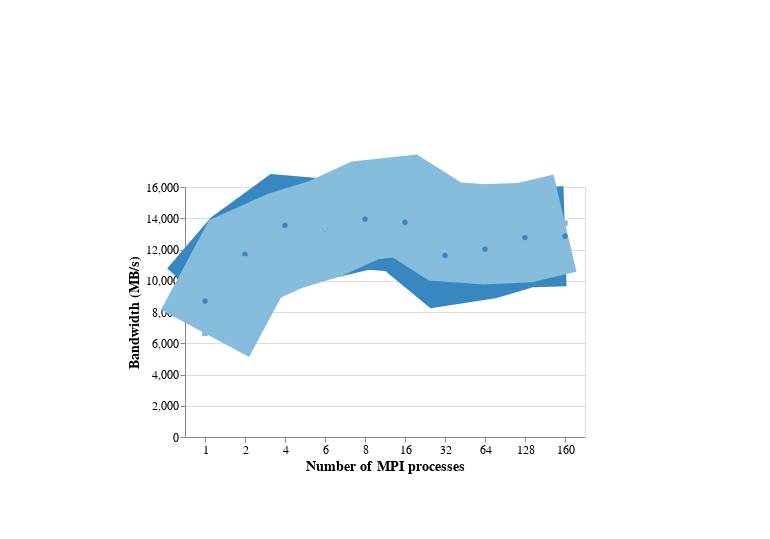

The notebook cell saved with this chart:
### Code cell
alt.Chart(df_fpp).mark_line(point=True, size=100).encode(
    alt.X('np:N', axis=alt.Axis(title="Number of MPI processes",
                                 labelAngle=0)),
    alt.Y('bandwidth:Q', axis=alt.Axis(title="Bandwidth (MB/s)", tickCount=6, labelAngle=0)),
    color=alt.Color('mode:O',legend=None),
    shape=alt.Shape('mode', scale=alt.Scale(range=['square', 'circle']))
).properties(height=250, width=400)

### Figure 1 — Vega-Lite specification as saved in the notebook (floating-point values rounded to 4 significant figures)
{"$schema": "https://vega.github.io/schema/vega-lite/v2.6.0.json", "config": {"axis": {"labelFont": "SF Mono", "labelFontSize": 12, "titleFont": "SF Mono", "titleFontSize": 14}, "header": {"labelFont": "SF Mono", "labelFontSize": 11, "titleFont": "SF Mono", "titleFontSize": 11}, "legend": {"labelFont": "SF Mono", "labelFontSize": 11, "titleFont": "SF Mono", "titleFontSize": 12}, "text": {"font": "SF Mono", "fontSize": 12}, "title": {"font": "SF Mono", "fontSize": 14}, "view": {"height": 400, "width": 500}}, "data": {"name": "data-06e56aa4ef6d5b80a0864a751a3670b7"}, "datasets": {"data-06e56aa4ef6d5b80a0864a751a3670b7": [{"bandwidth": 8703.0, "mode": "write", "np": 1}, {"bandwidth": 6632.0, "mode": "read", "np": 1}, {"bandwidth": 11680.0, "mode": "write", "np": 2}, {"bandwidth": 11400.0, "mode": "read", "np": 2}, {"bandwidth": 13540.0, "mode": "write", "np": 4}, {"bandwidth": 12550.0, "mode": "read", "np": 4}, {"bandwidth": 13330.0, "mode": "write", "np": 6}, {"bandwidth": 13330.0, "mode": "read", "np": 6}, {"bandwidth": 13934, "mode": "write", "np": 8}, {"bandwidth": 14500.0, "mode": "read", "np": 8}, {"bandwidth": 13740.0, "mode": "write", "np": 16}, {"bandwidth": 14780.0, "mode": "read", "np": 16}, {"bandwidth": 13160.0, "mode": "read", "np": 32}, {"bandwidth": 11620.0, "mode": "write", "np": 32}, {"bandwidth": 12010.0, "mode": "write", "np": 64}, {"bandwidth": 12970.0, "mode": "read", "np": 64}, {"bandwidth": 12770.0, "mode": "write", "np": 128}, {"bandwidth": 13080.0, "mode": "read", "np": 128}, {"bandwidth": 12850.0, "mode": "write", "np": 160}, {"bandwidth": 13680.0, "mode": "read", "np": 160}]}, "encoding": {"color": {"field": "mode", "legend": null, "type": "ordinal"}, "shape": {"field": "mode", "scale": {"range": ["square", "circle"]}, "type": "nominal"}, "x": {"axis": {"labelAngle": 0, "title": "Number of MPI processes"}, "field": "np", "type": "nominal"}, "y": {"axis": {"labelAngle": 0, "tickCount": 6, "title": "Bandwidth (MB/s)"}, "field": "bandwidth", "type": "quantitative"}}, "height": 250, "mark": {"point": true, "size": 100, "type": "line"}, "width": 400}
